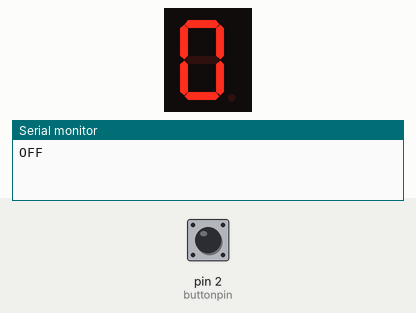
Bench run of a sketch on a simulated Arduino Uno, built with avr-gcc and run on an emulated ATmega328P. On the bench: 1-digit seven-segment display, the last lines printed to the serial monitor. Wiring (inferred from the names in the program): 1-digit 7-segment display, segments lit when HIGH: segments pin 11, pin 10, pin 7, pin 8, pin 9, pin 12, pin 13, pin 6. Inputs (shaded band) come from the test bench; at power-on: pin 2 (buttonpin) HIGH. The segment pins are drawn as the display they are named for.

Above: at 1.2 s.
1.3 s: pin 2 (buttonpin) pulled LOW for 0.15 s
At 1.9 s:
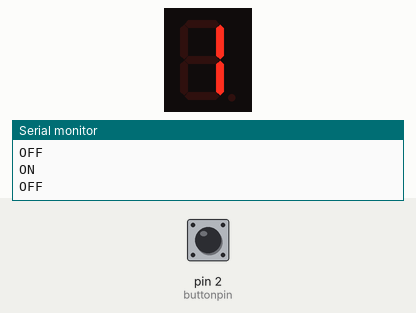
4.4 s: pin 2 (buttonpin) pulled LOW for 1 s
At 5.5 s:
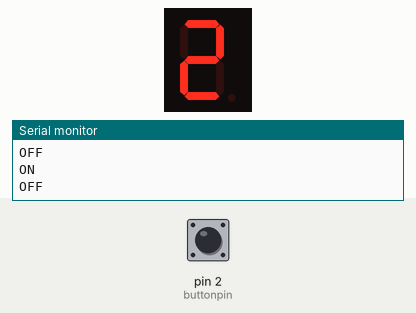
8.4 s: pin 2 (buttonpin) pulled LOW for 0.15 s
At 9.6 s:
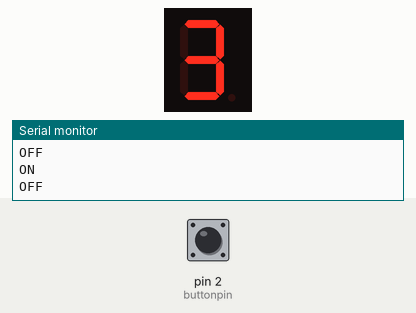
10.0 s: pin 2 (buttonpin) pulled LOW for 1 s
At 10.9 s:
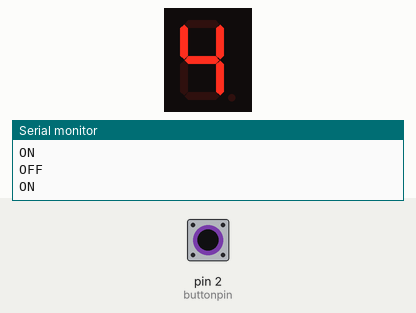
Timing chart, 0 to 13.0 s (numbered marks = the images above; inputs shaded):
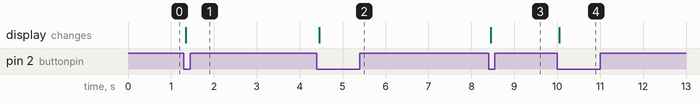

The sketch:

1_Decimal_Test.ino
```cpp
int a = 11;
int b = 10;
int c = 7;
int d = 8;
int e = 9;
int f = 12;
int g = 13;
int dp = 6;

int buttonpin = 2;
bool btnpress = false;


int btn_counter = 0;
int btn_state = 0;
int last_btn_state = 0;


void setup() {
  pinMode(a, OUTPUT);
  pinMode(b, OUTPUT);
  pinMode(c, OUTPUT);
  pinMode(d, OUTPUT);
  pinMode(e, OUTPUT);
  pinMode(f, OUTPUT);
  pinMode(g, OUTPUT);
  pinMode(dp, OUTPUT);

  pinMode(buttonpin, INPUT_PULLUP);
  Serial.begin(9600);
  DisplayDigit(btn_counter);
}

void loop() {

  btn_state = digitalRead(buttonpin);

  //compare btn state to previous state
  if (btn_state != last_btn_state){
    if(btn_state == LOW){
      btnpress = true;
      btn_counter++;
      if(btn_counter > 9) btn_counter = 0;
      Serial.println("ON");
    }
    else{
      Serial.println("OFF");
    }
    delay(50);
  }

  last_btn_state = btn_state;

  if(btnpress){
    turnoff();
    DisplayDigit(btn_counter);
  }
}


void DisplayDigit(int digit){

  //Conditions for a
  if(digit != 1 && digit != 4){
    digitalWrite(a,HIGH);
  }

  //Conditions for b
  if(digit != 5 && digit != 6){
    digitalWrite(b,HIGH);
  }

  //Conditions for c
  if(digit != 2){
    digitalWrite(c,HIGH);
  }

  //Conditions for d
  if(digit != 1 && digit != 4 && digit != 7){
    digitalWrite(d, HIGH);
  }

  //Conditions for e
  if(digit == 2 || digit == 6 || digit == 8 || digit == 0){
    digitalWrite(e,HIGH);
  }

  //Conditions for f
  if(digit != 1 && digit != 2 && digit != 3 && digit != 7){
    digitalWrite(f,HIGH);
  }

  //Conditions for g
  if(digit!= 0 && digit != 1 && digit != 7){
    digitalWrite(g,HIGH);
  }
}

void turnoff(){
  digitalWrite(a, LOW);
  digitalWrite(b, LOW);
  digitalWrite(c, LOW);
  digitalWrite(d, LOW);
  digitalWrite(e, LOW);
  digitalWrite(f, LOW);
  digitalWrite(g, LOW);
}
```

Measured:
- after the input at 1.3 s, the display: changes after 0.05 s (image 1)
- after the input at 4.4 s, the display: changes after 0.05 s (image 2)
- after the input at 8.4 s, the display: changes after 0.05 s (image 3)
- after the input at 10.0 s, the display: changes after 0.05 s (image 4)
